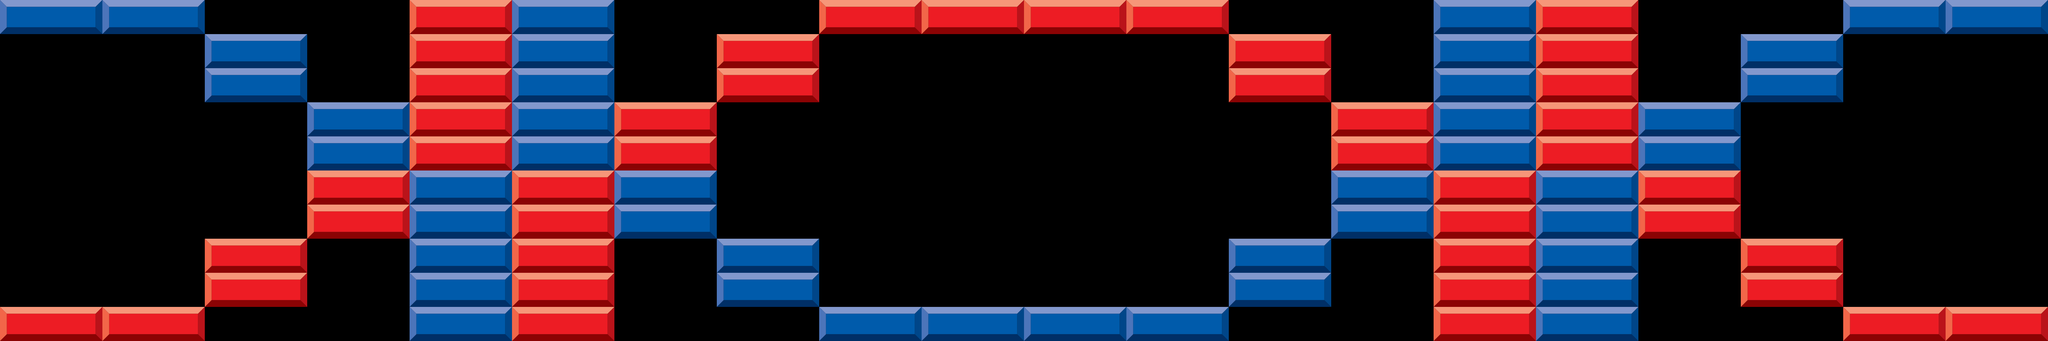

This is a level from a 2D game, rendered from its Tiled map with the project's own tilesets. A one-line summary and the complete map file follow:
An orthogonal 20x10 tile map with 384x128 px tiles, 1 tile layer (Tiles) and 88 objects.

<map version="1.5" tiledversion="1.7.2" orientation="orthogonal" renderorder="right-down" width="20" height="10" tilewidth="384" tileheight="128" infinite="0" nextlayerid="3" nextobjectid="297">
 <tileset firstgid="1" source="Bricks.tsx" />
 <layer id="1" name="Tiles" width="20" height="10">
  <data encoding="csv">
1,1,0,0,7,1,0,0,7,7,7,7,0,0,1,7,0,0,1,1,
0,0,1,0,7,1,0,7,0,0,0,0,7,0,1,7,0,1,0,0,
0,0,1,0,7,1,0,7,0,0,0,0,7,0,1,7,0,1,0,0,
0,0,0,1,7,1,7,0,0,0,0,0,0,7,1,7,1,0,0,0,
0,0,0,1,7,1,7,0,0,0,0,0,0,7,1,7,1,0,0,0,
0,0,0,7,1,7,1,0,0,0,0,0,0,1,7,1,7,0,0,0,
0,0,0,7,1,7,1,0,0,0,0,0,0,1,7,1,7,0,0,0,
0,0,7,0,1,7,0,1,0,0,0,0,1,0,7,1,0,7,0,0,
0,0,7,0,1,7,0,1,0,0,0,0,1,0,7,1,0,7,0,0,
7,7,0,0,1,7,0,0,1,1,1,1,0,0,7,1,0,0,7,7
</data>
 </layer>
 <objectgroup id="2" name="Boxes">
  <object id="1" x="0" y="0" width="384" height="128" />
  <object id="2" x="384" y="0" width="384" height="128" />
  <object id="3" x="768" y="128" width="384" height="128" />
  <object id="4" x="768" y="256" width="384" height="128" />
  <object id="5" x="1152" y="384" width="384" height="128" />
  <object id="6" x="1152" y="512" width="384" height="128" />
  <object id="7" x="1536" y="640" width="384" height="128" />
  <object id="8" x="1536" y="768" width="384" height="128" />
  <object id="9" x="1536" y="896" width="384" height="128" />
  <object id="10" x="1536" y="1024" width="384" height="128" />
  <object id="11" x="1536" y="1152" width="384" height="128" />
  <object id="145" x="0" y="1152" width="384" height="128" />
  <object id="146" x="384" y="1152" width="384" height="128" />
  <object id="147" x="768" y="1024" width="384" height="128" />
  <object id="148" x="768" y="896" width="384" height="128" />
  <object id="149" x="1152" y="768" width="384" height="128" />
  <object id="150" x="1152" y="640" width="384" height="128" />
  <object id="151" x="1536" y="512" width="384" height="128" />
  <object id="152" x="1536" y="384" width="384" height="128" />
  <object id="153" x="1536" y="256" width="384" height="128" />
  <object id="154" x="1536" y="128" width="384" height="128" />
  <object id="155" x="1536" y="0" width="384" height="128" />
  <object id="179" x="1920" y="640" width="384" height="128" />
  <object id="180" x="1920" y="768" width="384" height="128" />
  <object id="181" x="1920" y="896" width="384" height="128" />
  <object id="182" x="1920" y="1024" width="384" height="128" />
  <object id="183" x="1920" y="1152" width="384" height="128" />
  <object id="184" x="1920" y="512" width="384" height="128" />
  <object id="185" x="1920" y="384" width="384" height="128" />
  <object id="186" x="1920" y="256" width="384" height="128" />
  <object id="187" x="1920" y="128" width="384" height="128" />
  <object id="188" x="1920" y="0" width="384" height="128" />
  <object id="209" x="7296" y="0" width="384" height="128" rotation="360" />
  <object id="210" x="6912" y="0" width="384" height="128" rotation="360" />
  <object id="211" x="6528" y="128" width="384" height="128" rotation="360" />
  <object id="212" x="6528" y="256" width="384" height="128" rotation="360" />
  <object id="213" x="6144" y="384" width="384" height="128" rotation="360" />
  <object id="214" x="6144" y="512" width="384" height="128" rotation="360" />
  <object id="215" x="5760" y="640" width="384" height="128" rotation="360" />
  <object id="216" x="5760" y="768" width="384" height="128" rotation="360" />
  <object id="217" x="5760" y="896" width="384" height="128" rotation="360" />
  <object id="218" x="5760" y="1024" width="384" height="128" rotation="360" />
  <object id="219" x="5760" y="1152" width="384" height="128" rotation="360" />
  <object id="220" x="7296" y="1152" width="384" height="128" rotation="360" />
  <object id="221" x="6912" y="1152" width="384" height="128" rotation="360" />
  <object id="222" x="6528" y="1024" width="384" height="128" rotation="360" />
  <object id="223" x="6528" y="896" width="384" height="128" rotation="360" />
  <object id="224" x="6144" y="768" width="384" height="128" rotation="360" />
  <object id="225" x="6144" y="640" width="384" height="128" rotation="360" />
  <object id="226" x="5760" y="512" width="384" height="128" rotation="360" />
  <object id="227" x="5760" y="384" width="384" height="128" rotation="360" />
  <object id="228" x="5760" y="256" width="384" height="128" rotation="360" />
  <object id="229" x="5760" y="128" width="384" height="128" rotation="360" />
  <object id="230" x="5760" y="0" width="384" height="128" rotation="360" />
  <object id="231" x="5376" y="640" width="384" height="128" rotation="360" />
  <object id="232" x="5376" y="768" width="384" height="128" rotation="360" />
  <object id="233" x="5376" y="896" width="384" height="128" rotation="360" />
  <object id="234" x="5376" y="1024" width="384" height="128" rotation="360" />
  <object id="235" x="5376" y="1152" width="384" height="128" rotation="360" />
  <object id="236" x="5376" y="512" width="384" height="128" rotation="360" />
  <object id="237" x="5376" y="384" width="384" height="128" rotation="360" />
  <object id="238" x="5376" y="256" width="384" height="128" rotation="360" />
  <object id="239" x="5376" y="128" width="384" height="128" rotation="360" />
  <object id="240" x="5376" y="0" width="384" height="128" rotation="360" />
  <object id="273" x="3456" y="0" width="384" height="128" rotation="360" />
  <object id="274" x="3072" y="0" width="384" height="128" rotation="360" />
  <object id="275" x="2688" y="128" width="384" height="128" rotation="360" />
  <object id="276" x="2688" y="256" width="384" height="128" rotation="360" />
  <object id="277" x="2304" y="384" width="384" height="128" rotation="360" />
  <object id="278" x="2304" y="512" width="384" height="128" rotation="360" />
  <object id="279" x="3456" y="1152" width="384" height="128" rotation="360" />
  <object id="280" x="3072" y="1152" width="384" height="128" rotation="360" />
  <object id="281" x="2688" y="1024" width="384" height="128" rotation="360" />
  <object id="282" x="2688" y="896" width="384" height="128" rotation="360" />
  <object id="283" x="2304" y="768" width="384" height="128" rotation="360" />
  <object id="284" x="2304" y="640" width="384" height="128" rotation="360" />
  <object id="285" x="3840" y="0" width="384" height="128" />
  <object id="286" x="4224" y="0" width="384" height="128" />
  <object id="287" x="4608" y="128" width="384" height="128" />
  <object id="288" x="4608" y="256" width="384" height="128" />
  <object id="289" x="4992" y="384" width="384" height="128" />
  <object id="290" x="4992" y="512" width="384" height="128" />
  <object id="291" x="3840" y="1152" width="384" height="128" />
  <object id="292" x="4224" y="1152" width="384" height="128" />
  <object id="293" x="4608" y="1024" width="384" height="128" />
  <object id="294" x="4608" y="896" width="384" height="128" />
  <object id="295" x="4992" y="768" width="384" height="128" />
  <object id="296" x="4992" y="640" width="384" height="128" />
 </objectgroup>
</map>
